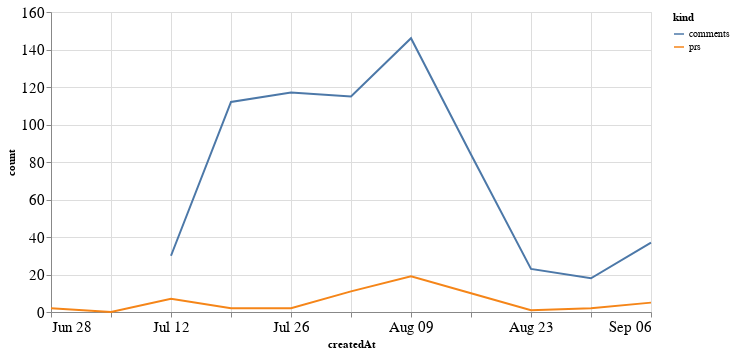

The code cell stored with this chart in its notebook:
### Code cell
alt.Chart(total_time, width=600).mark_line().encode(
    x='createdAt',
    y='count',
    color='kind'
)

### Figure 1 — Vega-Lite specification as saved in the notebook (floating-point values rounded to 4 significant figures)
{"config": {"axisLeft": {"labelFontSize": 15}, "axisBottom": {"labelFontSize": 15}}, "data": {"name": "data-6f9f3394fd85bff4f2ab7f9be0477949"}, "mark": "line", "encoding": {"color": {"type": "nominal", "field": "kind"}, "x": {"type": "temporal", "field": "createdAt"}, "y": {"type": "quantitative", "field": "count"}}, "width": 600, "$schema": "https://vega.github.io/schema/vega-lite/v4.8.1.json", "datasets": {"data-6f9f3394fd85bff4f2ab7f9be0477949": [{"createdAt": "2020-06-28T00:00:00", "kind": "prs", "count": 2.0}, {"createdAt": "2020-07-05T00:00:00", "kind": "prs", "count": 0.0}, {"createdAt": "2020-07-12T00:00:00", "kind": "prs", "count": 7.0}, {"createdAt": "2020-07-19T00:00:00", "kind": "prs", "count": 2.0}, {"createdAt": "2020-07-26T00:00:00", "kind": "prs", "count": 2.0}, {"createdAt": "2020-08-02T00:00:00", "kind": "prs", "count": 11.0}, {"createdAt": "2020-08-09T00:00:00", "kind": "prs", "count": 19.0}, {"createdAt": "2020-08-16T00:00:00", "kind": "prs", "count": 10.0}, {"createdAt": "2020-08-23T00:00:00", "kind": "prs", "count": 1.0}, {"createdAt": "2020-08-30T00:00:00", "kind": "prs", "count": 2.0}, {"createdAt": "2020-09-06T00:00:00", "kind": "prs", "count": 5.0}, {"createdAt": "2020-06-28T00:00:00", "kind": "comments", "count": null}, {"createdAt": "2020-07-05T00:00:00", "kind": "comments", "count": null}, {"createdAt": "2020-07-12T00:00:00", "kind": "comments", "count": 30.0}, {"createdAt": "2020-07-19T00:00:00", "kind": "comments", "count": 112.0}, {"createdAt": "2020-07-26T00:00:00", "kind": "comments", "count": 117.0}, {"createdAt": "2020-08-02T00:00:00", "kind": "comments", "count": 115.0}, {"createdAt": "2020-08-09T00:00:00", "kind": "comments", "count": 146.0}, {"createdAt": "2020-08-16T00:00:00", "kind": "comments", "count": 84.0}, {"createdAt": "2020-08-23T00:00:00", "kind": "comments", "count": 23.0}, {"createdAt": "2020-08-30T00:00:00", "kind": "comments", "count": 18.0}, {"createdAt": "2020-09-06T00:00:00", "kind": "comments", "count": 37.0}]}}
